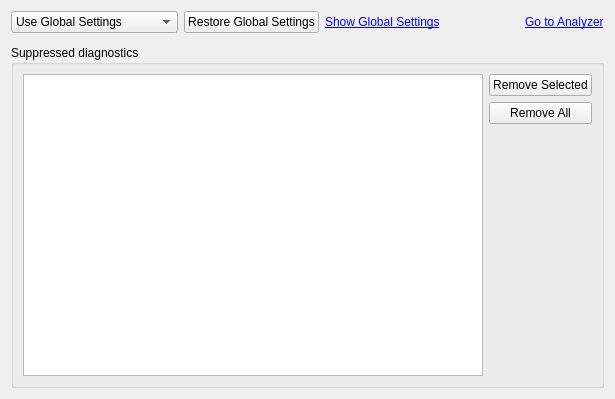
<?xml version="1.0" encoding="UTF-8"?>
<ui version="4.0">
 <class>ClangTools::Internal::ProjectSettingsWidget</class>
 <widget class="QWidget" name="ClangTools::Internal::ProjectSettingsWidget">
  <property name="geometry">
   <rect>
    <x>0</x>
    <y>0</y>
    <width>615</width>
    <height>399</height>
   </rect>
  </property>
  <property name="windowTitle">
   <string/>
  </property>
  <layout class="QVBoxLayout" name="verticalLayout_3">
   <item>
    <layout class="QHBoxLayout" name="horizontalLayout">
     <item>
      <widget class="QComboBox" name="globalCustomComboBox">
       <item>
        <property name="text">
         <string>Use Global Settings</string>
        </property>
       </item>
       <item>
        <property name="text">
         <string>Use Customized Settings</string>
        </property>
       </item>
      </widget>
     </item>
     <item>
      <widget class="QPushButton" name="restoreGlobal">
       <property name="text">
        <string>Restore Global Settings</string>
       </property>
      </widget>
     </item>
     <item>
      <widget class="QLabel" name="gotoGlobalSettingsLabel">
       <property name="text">
        <string>&lt;a href=&quot;target&quot;&gt;Show Global Settings&lt;/a&gt;</string>
       </property>
      </widget>
     </item>
     <item>
      <spacer name="horizontalSpacer">
       <property name="orientation">
        <enum>Qt::Horizontal</enum>
       </property>
       <property name="sizeHint" stdset="0">
        <size>
         <width>40</width>
         <height>20</height>
        </size>
       </property>
      </spacer>
     </item>
     <item>
      <widget class="QLabel" name="gotoAnalyzerModeLabel">
       <property name="text">
        <string>&lt;a href=&quot;target&quot;&gt;Go to Analyzer&lt;/a&gt;</string>
       </property>
      </widget>
     </item>
    </layout>
   </item>
   <item>
    <widget class="ClangTools::Internal::RunSettingsWidget" name="runSettingsWidget" native="true"/>
   </item>
   <item>
    <widget class="QGroupBox" name="groupBox">
     <property name="title">
      <string>Suppressed diagnostics</string>
     </property>
     <layout class="QVBoxLayout" name="verticalLayout_2">
      <item>
       <layout class="QHBoxLayout" name="horizontalLayout_2">
        <item>
         <widget class="QTreeView" name="diagnosticsView">
          <property name="selectionMode">
           <enum>QAbstractItemView::SingleSelection</enum>
          </property>
         </widget>
        </item>
        <item>
         <layout class="QVBoxLayout" name="verticalLayout">
          <item>
           <widget class="QPushButton" name="removeSelectedButton">
            <property name="text">
             <string>Remove Selected</string>
            </property>
           </widget>
          </item>
          <item>
           <widget class="QPushButton" name="removeAllButton">
            <property name="text">
             <string>Remove All</string>
            </property>
           </widget>
          </item>
          <item>
           <spacer name="verticalSpacer">
            <property name="orientation">
             <enum>Qt::Vertical</enum>
            </property>
            <property name="sizeHint" stdset="0">
             <size>
              <width>20</width>
              <height>40</height>
             </size>
            </property>
           </spacer>
          </item>
         </layout>
        </item>
       </layout>
      </item>
     </layout>
    </widget>
   </item>
  </layout>
 </widget>
 <customwidgets>
  <customwidget>
   <class>ClangTools::Internal::RunSettingsWidget</class>
   <extends>QWidget</extends>
   <header>clangtools/runsettingswidget.h</header>
   <container>1</container>
  </customwidget>
 </customwidgets>
 <resources/>
 <connections/>
</ui>
